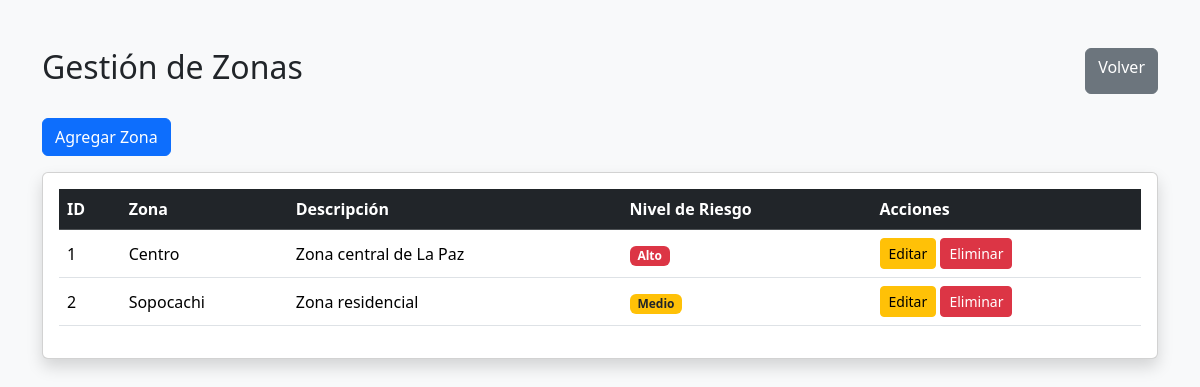
The app's page /zonas/listar.php (signed in) with its own data.
### tables this page shows
CREATE TABLE zonas (
    id_zona INT AUTO_INCREMENT PRIMARY KEY,
    nombre_zona VARCHAR(100) NOT NULL,
    descripcion TEXT,
    nivel_riesgo ENUM('Bajo','Medio','Alto') DEFAULT 'Medio'
);

### zonas/listar.php (the view, shortened to what this page needs)
<?php
require_once("../config/conexion.php");
$sql = "SELECT * FROM zonas";
$resultado = mysqli_query($conexion, $sql);
?>
<!DOCTYPE html>
<html lang="es">
<head>
    <link href="https://cdn.jsdelivr.net/npm/bootstrap@5.3.3/dist/css/bootstrap.min.css"
        rel="stylesheet">
    <link rel="stylesheet" href="https://cdn.jsdelivr.net/npm/bootstrap-icons@1.11.3/font/bootstrap-icons.min.css">
</head>
<body class="bg-light">
    <div class="container mt-5">
        <div class="d-flex justify-content-between mb-4">
            <h2>Gestión de Zonas</h2>
            <a href="../dashboard.php"
                class="btn btn-secondary">
                Volver
            </a>
        </div>
        <a href="agregar.php"
            class="btn btn-primary mb-3">
            Agregar Zona
        </a>
        <div class="card shadow">
            <div class="card-body">
                <table class="table table-hover align-middle">
                    <thead class="table-dark">
                        <tr>
                            <th>ID</th>
                            <th>Zona</th>
                            <th>Descripción</th>
                            <th>Nivel de Riesgo</th>
                            <th>Acciones</th>
                        </tr>
                    </thead>
                    <tbody>
                        <?php while ($fila = mysqli_fetch_assoc($resultado)) { ?>
                            <tr>
                                <td>
                                    <?php echo $fila['id_zona']; ?>
                                </td>
                                <td>
                                    <?php echo $fila['nombre_zona']; ?>
                                </td>
                                <td>
                                    <?php echo $fila['descripcion']; ?>
                                </td>
                                <td>
                                    <?php
                                    if ($fila['nivel_riesgo'] == "Alto") {
                                    ?>
                                        <span class="badge bg-danger">
                                            Alto
                                        </span>
                                    <?php } elseif (
                                        $fila['nivel_riesgo'] == "Medio"
                                    ) { ?>
                                        <span class="badge bg-warning text-dark">
                                            Medio
                                        </span>
                                    <?php } else { ?>
                                        <span class="badge bg-success">
                                            Bajo
                                        </span>
                                    <?php } ?>
                                </td>
                                <td>
                                    <a href="editar.php?id=<?php echo $fila['id_zona']; ?>"
                                        class="btn btn-warning btn-sm">
                                        Editar
                                    </a>
                                    <a href="eliminar.php?id=<?php echo $fila['id_zona']; ?>"
                                        class="btn btn-danger btn-sm"
                                        onclick="return confirm('¿Eliminar zona?')">
                                        Eliminar
                                    </a>
                                </td>
                            </tr>
                        <?php } ?>
                    </tbody>
                </table>
            </div>
        </div>
    </div>
</body>
</html>

### records on screen
zonas: id_zona "1", nombre_zona "Centro", descripcion "Zona central de La Paz", nivel_riesgo "Alto"
zonas: id_zona "2", nombre_zona "Sopocachi", descripcion "Zona residencial", nivel_riesgo "Medio"
